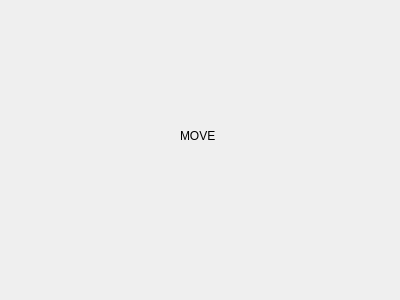
<?xml version="1.0" encoding="UTF-8"?>
<ui version="4.0">
 <class>MoveWgt</class>
 <widget class="QWidget" name="MoveWgt">
  <property name="geometry">
   <rect>
    <x>0</x>
    <y>0</y>
    <width>400</width>
    <height>300</height>
   </rect>
  </property>
  <property name="windowTitle">
   <string>Form</string>
  </property>
  <widget class="QLabel" name="label">
   <property name="geometry">
    <rect>
     <x>180</x>
     <y>130</y>
     <width>54</width>
     <height>12</height>
    </rect>
   </property>
   <property name="text">
    <string>MOVE</string>
   </property>
  </widget>
 </widget>
 <resources/>
 <connections/>
</ui>
